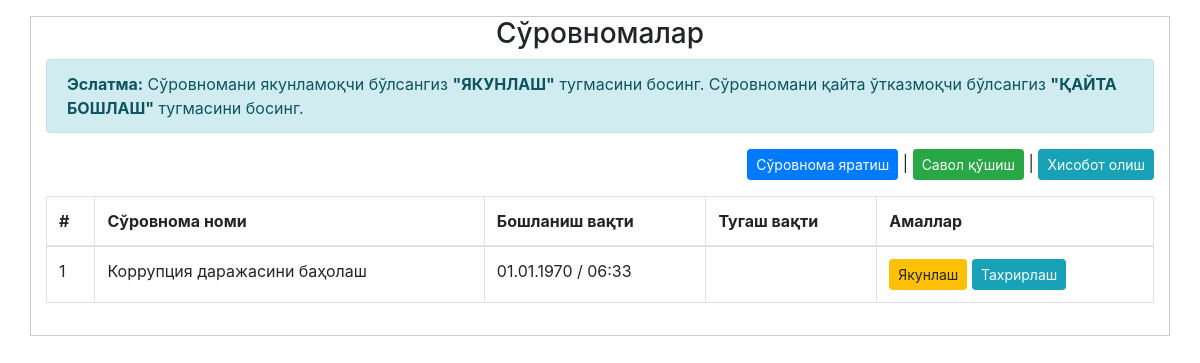
Before: /admin/index.php with the older database file.
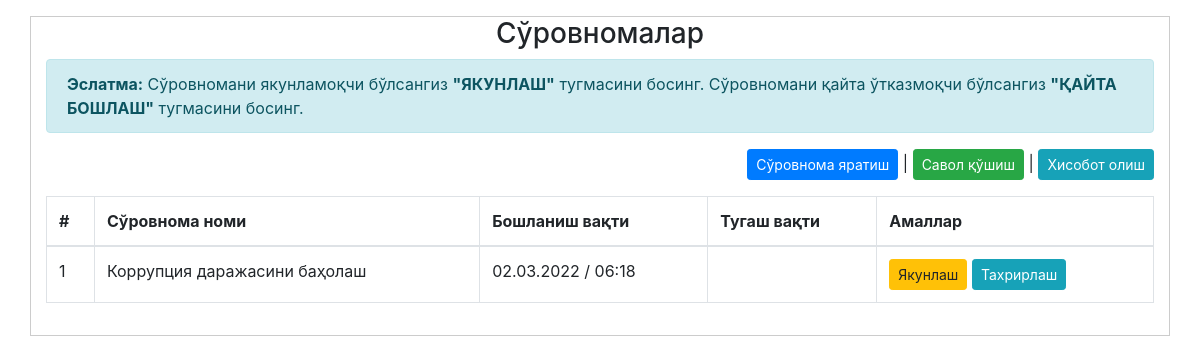
After: the same page with the newer database file.
### tables this page shows
CREATE TABLE `sorovnoma` (
  `id` int(11) NOT NULL,
  `sname` varchar(255) NOT NULL,
  `startDate` int(20) DEFAULT NULL,
  `endDate` int(20) DEFAULT NULL
);

### admin/index.php (the view, shortened to what this page needs)
<?php
include "./../db.php";
$hisobot_query = mysqli_query($conn, "SELECT * FROM sorovnoma ORDER BY id DESC");
?>
<!DOCTYPE html>
<html>
<head>
	<link rel="stylesheet" href="./../css/bootstrap.min.css">
</head>
<body>
	<div class="container mt-3" style="border: 1px solid #ccc;">
		<div class="row">
			<div class="col-sm-12 mb-3">
				<h3 class="text-center">Сўровномалар</h3>
				<p class="alert alert-info"><b>Эслатма:</b> Сўровномани якунламоқчи бўлсангиз <b>"ЯКУНЛАШ"</b> тугмасини босинг. Сўровномани қайта ўтказмоқчи бўлсангиз <b>"ҚАЙТА БОШЛАШ"</b> тугмасини босинг.</p>
                <p class="text-right"><a href="add_sorov.php" class="btn btn-primary btn-sm">Сўровнома яратиш</a> | <a href="add_savol.php" class="btn btn-success btn-sm">Савол қўшиш</a> | <a href="hisobot.php" class="btn btn-info btn-sm">Хисобот олиш</a></p>
				<table class="table table-bordered">
                    <thead>
                        <tr>
                            <th>#</th>
                            <th>Сўровнома номи</th>
                            <th>Бошланиш вақти</th>
                            <th>Тугаш вақти</th>
                            <th>Амаллар</th>
                        </tr>
                    </thead>
                    <tbody>
                        <?php $i=0; while($row_hisobot = mysqli_fetch_assoc($hisobot_query)) { $i++; ?>
                        <tr>
                            <td><?php echo $i; ?></td>
                            <td><?php echo $row_hisobot['sname']; ?></td>
                            <td><?php echo date('d.m.Y / H:i', $row_hisobot['startDate']); ?></td>
                            <td><?php
                            ?></td>
                            <td width="25%">
                                <?php if($row_hisobot['endDate'] === null) { ?>
                                    <a href="sorov_on_off.php?sorov_id=<?php echo $row_hisobot['id']; ?>" class="btn btn-warning btn-sm">Якунлаш</a>
                                <?php } else { ?>
                                    <a href="sorov_on_off.php?sorov_id=<?php echo $row_hisobot['id']; ?>" class="btn btn-primary btn-sm">Қайта бошлаш</a>
                                <?php } ?>
                                <a href="edit_sorov.php?sorov_id=<?php echo $row_hisobot['id']; ?>" class="btn btn-info btn-sm">Тахрирлаш</a>
                            </td>
                        </tr>
                        <?php } ?>
                    </tbody>
                </table>
			</div>
		</div>
	</div>
</body>
</html>

Changed rows visible on the page:
changed sorovnoma "Коррупция даражасини баҳолаш": startDate "01.01.1970 / 06:33" → "02.03.2022 / 06:18"
